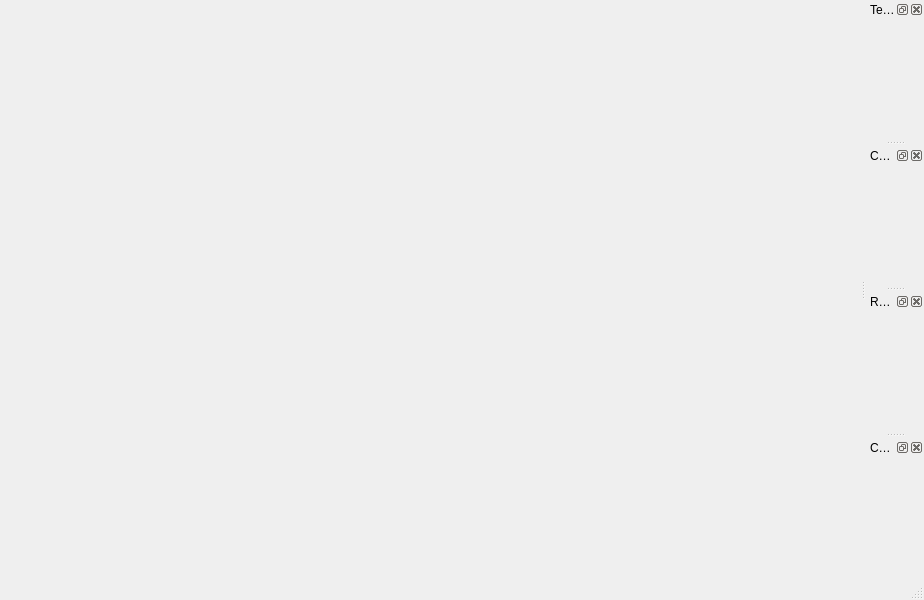
<?xml version="1.0" encoding="UTF-8"?>
<ui version="4.0">
 <class>MainWindow</class>
 <widget class="QMainWindow" name="MainWindow">
  <property name="geometry">
   <rect>
    <x>0</x>
    <y>0</y>
    <width>912</width>
    <height>600</height>
   </rect>
  </property>
  <property name="windowTitle">
   <string>MainWindow</string>
  </property>
  <widget class="SimulationViewer" name="centralwidget">
   <property name="minimumSize">
    <size>
     <width>860</width>
     <height>0</height>
    </size>
   </property>
  </widget>
  <widget class="QMenuBar" name="menubar">
   <property name="geometry">
    <rect>
     <x>0</x>
     <y>0</y>
     <width>912</width>
     <height>26</height>
    </rect>
   </property>
  </widget>
  <widget class="QStatusBar" name="statusbar"/>
  <widget class="QDockWidget" name="fieldDockWidget">
   <property name="allowedAreas">
    <set>Qt::LeftDockWidgetArea|Qt::RightDockWidgetArea</set>
   </property>
   <property name="windowTitle">
    <string>Terrain</string>
   </property>
   <attribute name="dockWidgetArea">
    <number>2</number>
   </attribute>
   <widget class="FieldInformationWidget" name="fieldDockContent"/>
  </widget>
  <widget class="QDockWidget" name="controlDockWidget">
   <property name="allowedAreas">
    <set>Qt::LeftDockWidgetArea|Qt::RightDockWidgetArea</set>
   </property>
   <property name="windowTitle">
    <string>Contrôles</string>
   </property>
   <attribute name="dockWidgetArea">
    <number>2</number>
   </attribute>
   <widget class="Controler" name="controlDockContent"/>
  </widget>
  <widget class="QDockWidget" name="robotDockWidget">
   <property name="windowTitle">
    <string>Robot</string>
   </property>
   <attribute name="dockWidgetArea">
    <number>2</number>
   </attribute>
   <widget class="RobotInformationWidget" name="robotDockContent"/>
  </widget>
  <widget class="QDockWidget" name="mapControldockWidget">
   <property name="windowTitle">
    <string>Contrôle génération Carte</string>
   </property>
   <attribute name="dockWidgetArea">
    <number>2</number>
   </attribute>
   <widget class="MapControlWidget" name="mapControlDockContents"/>
  </widget>
 </widget>
 <customwidgets>
  <customwidget>
   <class>SimulationViewer</class>
   <extends>QWidget</extends>
   <header>../src/SimulationViewer.h</header>
   <container>1</container>
  </customwidget>
  <customwidget>
   <class>Controler</class>
   <extends>QWidget</extends>
   <header>../src/Controler.h</header>
   <container>1</container>
  </customwidget>
  <customwidget>
   <class>FieldInformationWidget</class>
   <extends>QWidget</extends>
   <header>../src/FieldInformationWidget.h</header>
   <container>1</container>
  </customwidget>
  <customwidget>
   <class>RobotInformationWidget</class>
   <extends>QWidget</extends>
   <header>../src/RobotInformationWidget.h</header>
   <container>1</container>
  </customwidget>
  <customwidget>
   <class>MapControlWidget</class>
   <extends>QWidget</extends>
   <header>../src/MapControlWidget.h</header>
   <container>1</container>
  </customwidget>
 </customwidgets>
 <resources/>
 <connections/>
</ui>
